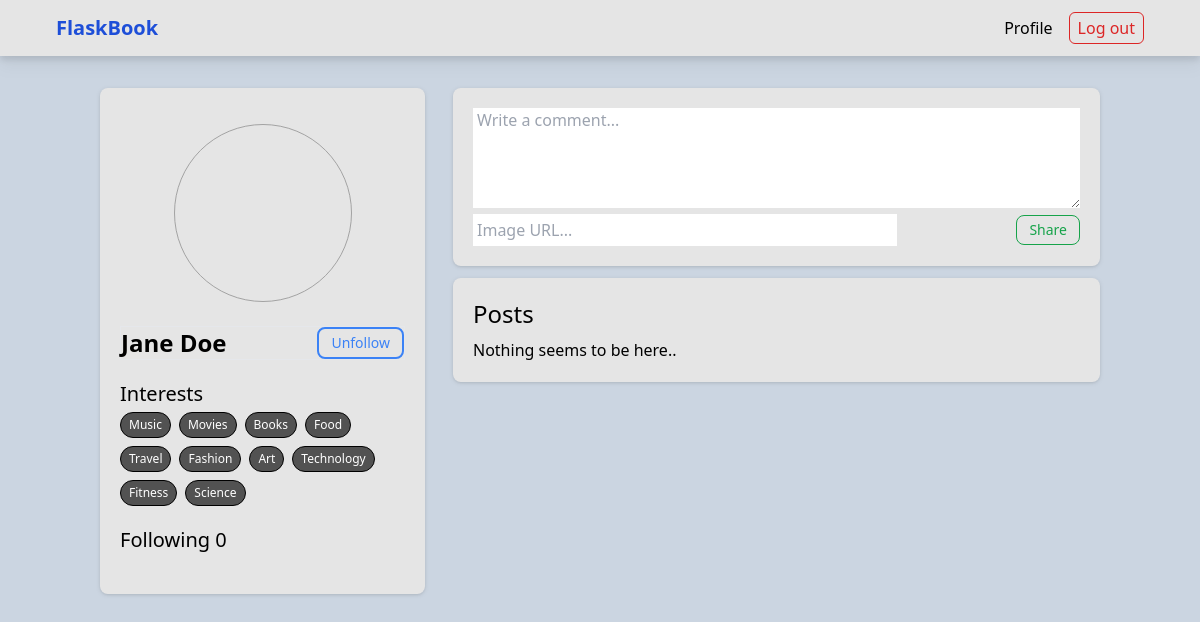
/Jane/ (signed in), run on the app's committed database.
### flaskbook_app/models.py (models this page shows, shortened)
class User(UserMixin, db.Model):
    id = db.Column(db.Integer, primary_key=True)
    username = db.Column(db.String(20), unique=True, nullable=False)
    password = db.Column(db.String(200), nullable=False)
    first_name = db.Column(db.String(40), nullable=False)
    last_name = db.Column(db.String(40), nullable=False)
    created_at = db.Column(db.DateTime, default=datetime.utcnow, nullable=False)
    user_interests = db.relationship('UserInterest', backref='user', lazy=True)
    avatar = db.Column(db.String(255), default='https://t4.ftcdn.net/jpg/00/64/67/63/360_F_64676383_LdbmhiNM6Ypzb3FM4PPuFP9rHe7ri8Ju.jpg')
    followed = db.relationship(
        'Follow',
        foreign_keys=[Follow.follower_id],
        backref='follower',
        lazy='dynamic',
    )
    followers = db.relationship(
        'Follow',
        foreign_keys=[Follow.followed_id],
        backref='followed',
        lazy='dynamic',
    )
    def is_following(self, user):
        return self.followed.filter_by(followed_id=user.id).first() is not None

class Interest(db.Model):
    id = db.Column(db.Integer, primary_key=True)
    name = db.Column(db.String(20), unique=True, nullable=False)
    user_interests = db.relationship('UserInterest', backref='interest', lazy=True)

### flaskbook_app/main/routes.py (the view)
@main.route("/<username>/")
@login_required
def user_profile(username):
    form = PostForm()
    user = User.query.filter_by(username=username).first_or_404()
    posts = Post.query.filter_by(receiver_id=user.id).order_by(Post.created_at.desc()).all()
    interests = []
    following = user.followed.all()
    for interest in user.user_interests:
        interests.append(interest.interest.name)
    return render_template("profile.html", user=user, current_user=current_user, interests=interests, form=form, posts=posts, following=following)

### flaskbook_app/main/forms.py
class PostForm(FlaskForm):
    content = TextAreaField('Comment', validators=[DataRequired()], render_kw={"placeholder": "Write a comment..."})
    image = StringField('Image', render_kw={"placeholder": "Image URL..."})
    submit = SubmitField('Share')

### flaskbook_app/extensions.py (called while the page is built)
@login_manager.user_loader
def load_user(user_id):
    return User.query.get(user_id)

### flaskbook_app/templates/profile.html (shortened to what this page needs)
{% extends 'base.html' %} {% block content %}
<section class="h-full w-10/12 my-8 flex gap-x-7 min-h-screen">
  <section
    class="bg-neutral-200 min-w-[300px] max-w-[325px] flex flex-col items-center p-5 rounded-lg h-fit py-9 gap-y-3 drop-shadow"
  >
    <div class="w-[178px] h-[178px] rounded-full border border-neutral-400 overflow-hidden">
    </div>
    <div class="w-full border mt-3 flex items-center justify-between">
      <p class="font-bold text-2xl">{{ user.first_name }} {{ user.last_name }}</p>
      {% if current_user.username != user.username %} {% if current_user.is_following(user) %}
      <form action="{{ url_for('main.unfollow', user_id=user.id) }}" method="POST">
        <button
          type="submit"
          class="border-blue-500 rounded-lg text-blue-500 border-2 text-sm font-medium px-3 py-1"
        >
          Unfollow
        </button>
      </form>
      {% endif %} {% endif %}
    </div>
    <div class="w-full mt-2">
      <h2 class="font-medium text-xl mb-1">Interests</h2>
      <ul class="flex flex-wrap gap-2">
        {% for interest in interests %}
        <li class="px-2 py-1 border rounded-full text-xs text-white bg-neutral-600 border-black">
          {{ interest }}
        </li>
        {% endfor %}
      </ul>
    </div>
    <div class="w-full mt-2">
      <h2 class="font-medium text-xl mb-1">Following {{following|count}}</h2>
    </div>
  </section>
  <section class="w-full flex flex-col gap-y-3 max-w-[650px]">
    <form
      class="w-full bg-neutral-200 p-5 drop-shadow rounded-lg"
      method="POST"
      action="{{ url_for('main.create_post', user_id=user.id)}}"
    >
      <div class="form-group">{{ form.content(class="w-full h-[100px] px-1") }}</div>
      <div class="flex items-center justify-between w-full">
        <div class="form-group">{{ form.image(size=40, class="p-1 w-full") }}</div>
        <div class="border border-green-600 rounded-lg text-sm">
          {{ form.submit(class="text-green-600 px-3 py-1 font-medium w-fit cursor-pointer") }}
        </div>
      </div>
    </form>
    <div class="w-full bg-neutral-200 p-5 rounded-lg drop-shadow">
      <h2 class="text-2xl font-medium mb-2">Posts</h2>
      <div class="flex w-full flex-col gap-y-3">
        {% if posts|length == 0 %}
        <p>Nothing seems to be here..</p>
        {% endif %}
      </div>
    </div>
  </section>
</section>
{% endblock %}

### flaskbook_app/templates/base.html (shortened to what this page needs)
<!DOCTYPE html>
<html lang="en">
  <head>
    <script src="https://cdn.tailwindcss.com"></script>
  </head>
  <body class="min-w-screen min-h-screen">
    <header
      class="w-full h-14 bg-neutral-200 flex items-center px-14 justify-between border-b border-b-neutral-200 drop-shadow-lg"
    >
      <a class="text-blue-700 text-xl font-bold" href="/">FlaskBook</a>
      <nav>
        <div>
          <ul class="flex gap-x-4">
            <li>
              <a class="font-medium" href="/{{ current_user.username }}"
                ><p class="hover:underline">Profile</p></a
              >
            </li>
            <li class="hover:scale-[1.03] transform duration-100">
              <a
                class="border border-red-600 text-red-600 rounded-md px-2 py-1 font-medium"
                href="/logout"
                >Log out</a
              >
            </li>
          </ul>
        </div>
      </nav>
    </header>
    <main class="min-h-full w-full flex justify-center bg-slate-300">
      {% block content %} {% endblock %}
    </main>
  </body>
</html>

### data on the page
User: first_name "Jane", last_name "Doe"
Interest: name "Music"
Interest: name "Movies"
Interest: name "Books"
Interest: name "Food"
Interest: name "Travel"
Interest: name "Fashion"
Interest: name "Art"
Interest: name "Technology"
Interest: name "Fitness"
Interest: name "Science"

### other printed values
{{ following|count }} "0"
